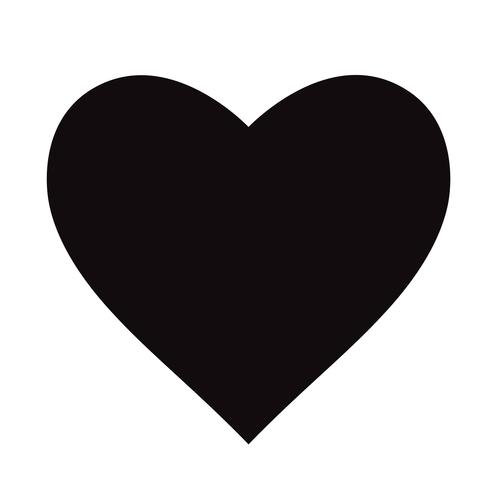
#> input picture P1 Transparencia/img/image.jpg, 497 x 490 px
$ python index.py
#> lines starting #> are read from the running program, lines starting #| are printed output that depends on the picture; after the words box and inside, x2 and y2 are one past the last pixel; in counts of white or black regions, pixels touching at a corner belong together
#> further down, img_Color is the input picture: shape (490, 497, 3); mean R, G, B 157.3, 154.9, 155.7
# -*- coding: utf-8 -*-
"""
Created on Thu Jul  9 20:53:58 2020
@author: pcardona
matplotlib: https://matplotlib.org/
cv2 : https://opencv.org/
img_Color = mpimg.imread("img/image.jpg
numpy : https://numpy.org/

threshold:
https://docs.opencv.org/master/d7/d4d/tutorial_py_thresholding.html
getStructuringElement, morphologyEx, MORPH_CLOSE
https://docs.opencv.org/trunk/d9/d61/tutorial_py_morphological_ops.html

findContours:
https://docs.opencv.org/2.4/modules/imgproc/doc/structural_analysis_and_shape_descriptors.html

fillPoly:
https://docs.opencv.org/2.4/modules/core/doc/drawing_functions.html
"""
import matplotlib.image as mpimg
import matplotlib.pyplot as plt
import numpy as np
import cv2


file_name = "img/image.jpg"

#Comprueba que la imagen no cuente con transparencia (canal alfa).
def CanalAlfa(img):
  alto, ancho, Canales = img.shape
#> alto = 490; ancho = 497; Canales = 3
  print("Alto : " , alto , " Ancho: " , ancho , " Canales : " , Canales)
#| Alto :  490  Ancho:  497  Canales :  3
  if Canales < 4:
    #Convierte a escala de grises la imagen.
    img_Gris = cv2.cvtColor(img, cv2.COLOR_BGR2BGRA)
    return img_Gris

  return img

#Recorta la imagen dejando solo la seccion que corresponde al icono.
def RecortarImagen(img):
  #Convierte la imagen en escala de grises.
  img_Gris = cv2.cvtColor(img, cv2.COLOR_BGR2GRAY)
#> img_Gris: shape (490, 497)
  #Para cada pixel se aplica el mismo valor umbral
  th, threshed = cv2.threshold(img_Gris, 240, 255, cv2.THRESH_BINARY_INV)
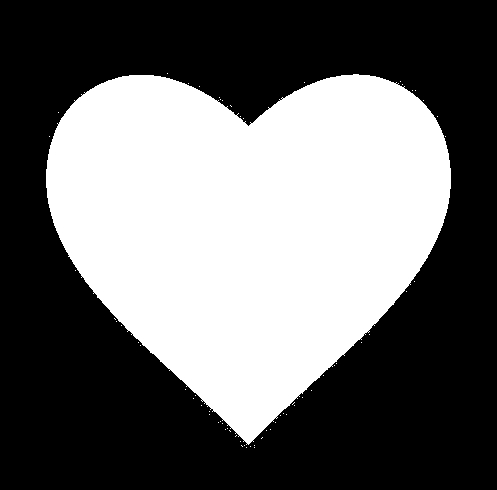
#> threshed: shape (490, 497); 41.5% white; 64 white regions (63 under 20 px), largest, box (x1, y1, x2, y2) and area: (46, 74, 451, 445) 100958
  #Se genera un nucleo con la libreria de openCv
  kernel = cv2.getStructuringElement(cv2.MORPH_ELLIPSE, (11,11))
  #Transformacion morfologica (cierre) :
  #Permite cerrar pequeños agujeros dentro de los objetos en primer plano,
  #o pequeños puntos negros en el objeto.
  morphed = cv2.morphologyEx(threshed, cv2.MORPH_CLOSE, kernel)
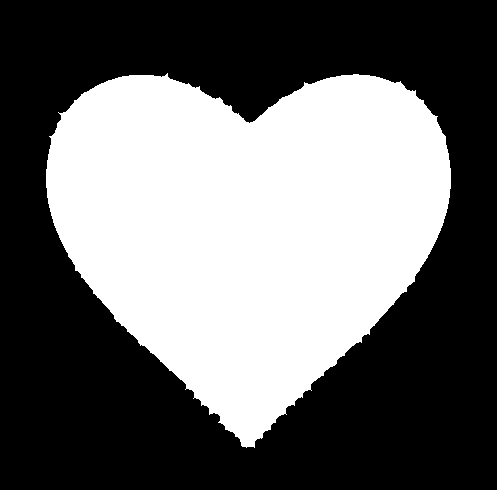
#> morphed: shape (490, 497); 41.8% white; 1 white region
  #Encuentra contornos en una imagen binaria
  contornos, _ = cv2.findContours(morphed, cv2.RETR_EXTERNAL, cv2.CHAIN_APPROX_SIMPLE)
#> contornos = 1 contour; box (x1, y1, x2, y2) and area: (46, 73, 451, 448) 101223
  #Ordena los contornos
  contornos_ord = sorted(contornos, key=cv2.contourArea)[-1]
#> contornos_ord = contour of 561 points, box (x1, y1, x2, y2) (46, 73, 451, 448), area 101223
  #Genera la imagen recortada
  x,y,w,h = cv2.boundingRect(contornos_ord)
#> x = 46; y = 73; w = 405; h = 375
  img_recortada = img[y:y+h, x:x+w]
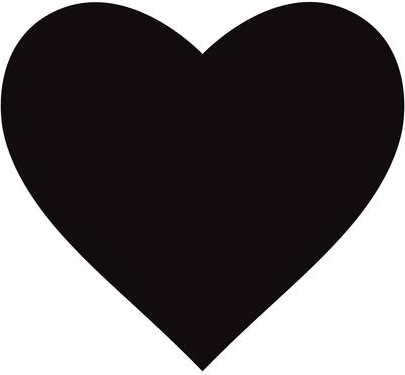
#> img_recortada: shape (375, 405, 4); mean R, G, B, A 98.4, 94.5, 95.8, 255
  return img_recortada


#Genera la transparencia de la imagen
def GeneraTransparencia(img):
  #Convierte la imagen a escala de grises
  img_gris = cv2.cvtColor(img, cv2.COLOR_BGR2GRAY)
  #Para cada pixel se aplica el mismo valor umbral
  th, threshed = cv2.threshold(img_gris, 240, 255, cv2.THRESH_BINARY_INV)
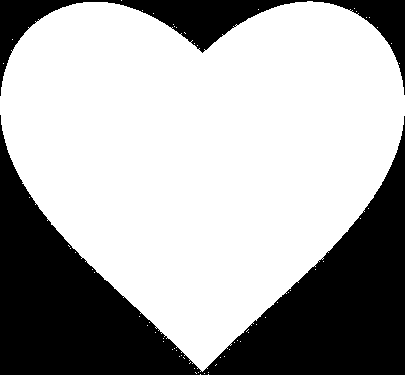
#> threshed: shape (375, 405); 66.5% white; 2 black regions, box (x1, y1, x2, y2) and area: (0, 115, 405, 375) 42501, (0, 0, 405, 96) 8345
  #Se genera un nucleo con la libreria de openCv
  kernel = cv2.getStructuringElement(cv2.MORPH_ELLIPSE, (11,11))
  #Transformacion morfologica (cierre) :
  morphed = cv2.morphologyEx(threshed, cv2.MORPH_CLOSE, kernel)
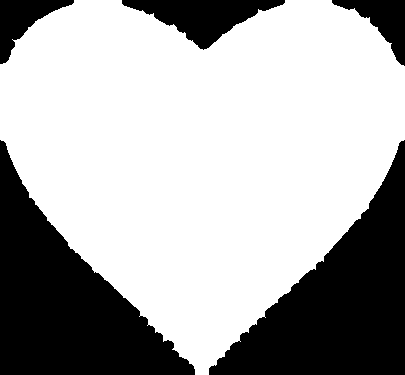
#> morphed: shape (375, 405); 67.4% white; 5 black regions
  #Encuentra contornos en una imagen binaria
  roi, _ = cv2.findContours(morphed, cv2.RETR_EXTERNAL, cv2.CHAIN_APPROX_SIMPLE)
#> roi = 1 contour; box (x1, y1, x2, y2) and area: (0, 0, 405, 375) 101754
  #Se genera una mascara con las caracteristicas de la imagen, con ayuda de numpy
  mask = np.zeros(img.shape, img.dtype)
  #Rellena el area limitada por uno o mas poligonos
  cv2.fillPoly(mask, roi, (255,)*img.shape[2], )
  masked_image = cv2.bitwise_and(img, mask)
  return masked_image


#Lee la imagen
img_Color = mpimg.imread("img/image.jpg")
img_Color = CanalAlfa(img_Color)
img_Color = RecortarImagen(img_Color)
img_Color = GeneraTransparencia(img_Color)
#Guarda la imagen en la ruta especificada
mpimg.imsave("img/image_transparente.png", img_Color)


plt.imshow(img_Color)
img_Color.shape
